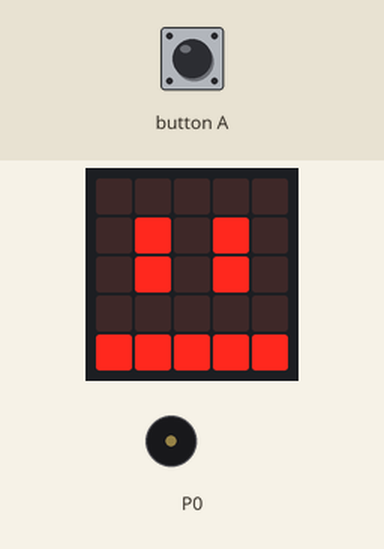
Simulated run of this program. Board: BBC micro:bit (MakeCode). Shown: the board's 5×5 LED display, buzzer (waves = sounding). The inputs (shaded band) are chosen by the test bench.

Above: at 1.2 s.
1.3 s: button A pressed for 0.15 s
At 1.8 s:
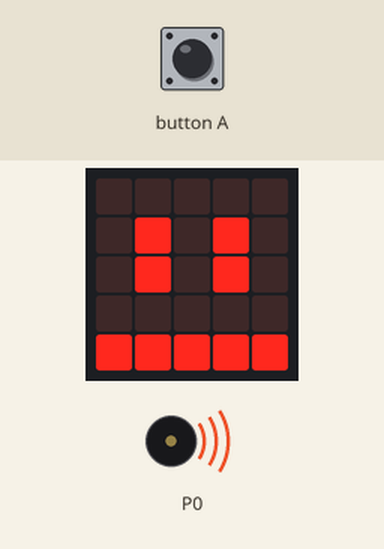
2.0 s: button A pressed for 0.15 s
At 13.3 s:
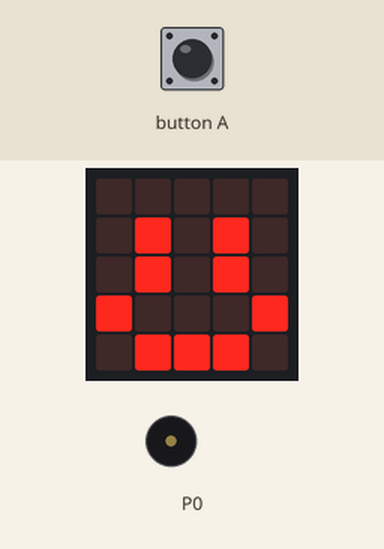
Timing chart, 0 to 14.7 s (numbered marks = the images above; inputs shaded):
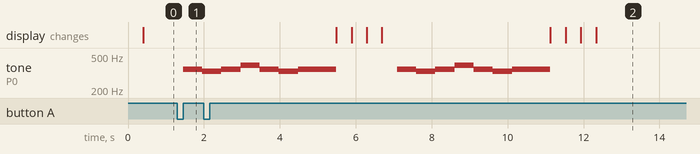

The program:

main.ts
```typescript
input.onButtonPressed(Button.A, function () {
    music.playMelody("F E F G F E F F ", 120)
    basic.showLeds(`
        . . . . .
        . # . . .
        . # . . .
        . . . . .
        . . . . .
        `)
    basic.showLeds(`
        . . . . .
        . . . # .
        . . . # .
        . . . . .
        . . . . .
        `)
    basic.showLeds(`
        . . . . .
        . . . . .
        . . . . .
        # . . . #
        . # # # .
        `)
    basic.showLeds(`
        . . . . .
        . # . # .
        . # . # .
        # . . . #
        . # # # .
        `)
})
loops.everyInterval(60000, function () {
    basic.showLeds(`
        . . . . .
        . # . # .
        . # . # .
        # . . . #
        . # # # .
        `)
    basic.showLeds(`
        . . . . .
        . # . # .
        . # . # .
        . . . . .
        # # # # #
        `)
})
basic.forever(function () {

})
```

test.ts
```typescript
// aquí va el archivo "tests"; esto no se compilará cuando este paquete se utilice como una extensión.
```

Measured:
- after the input at 1.3 s, tone on P0: silent → 349 Hz after 0.15 s, → 330 Hz 0.51 s later
